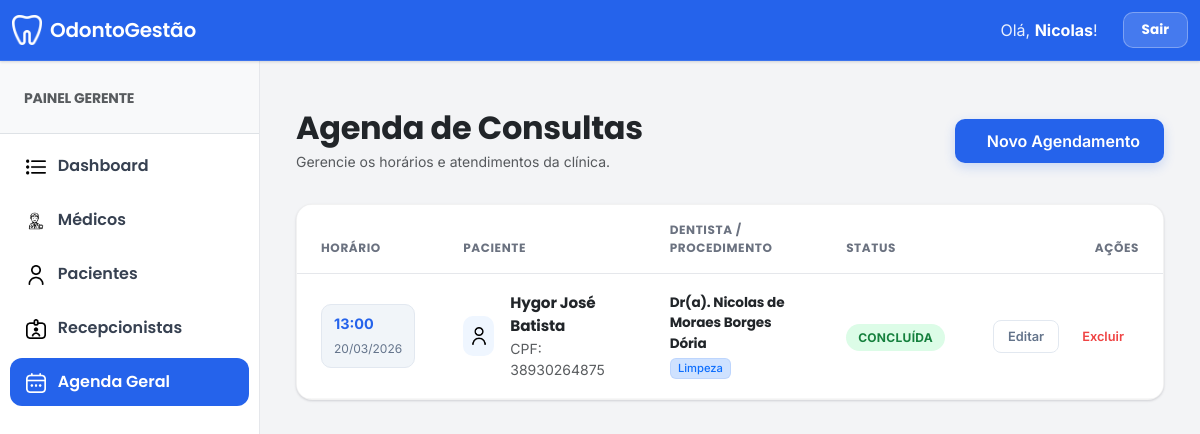
The app's page /manage_consulta/ (signed in), older data.
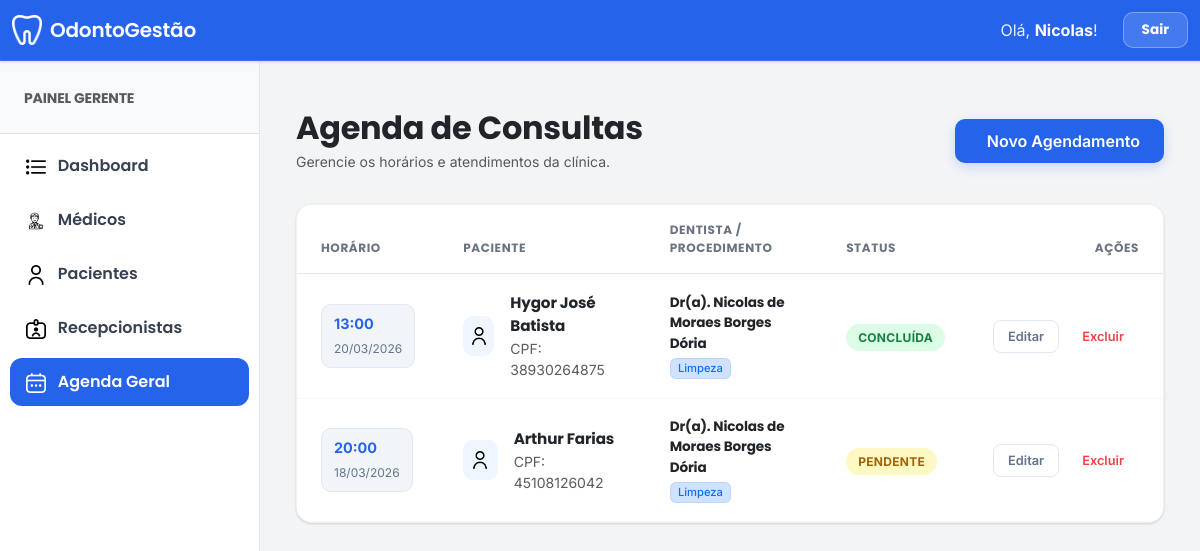
The same page, newer data.
### clinica_app/models.py (models this page shows, shortened)
class Consulta(models.Model):
    paciente_id = models.ForeignKey(Paciente, on_delete=models.CASCADE)
    dentista_id = models.ForeignKey(Dentista, on_delete=models.CASCADE)
    procedimento_id = models.ForeignKey(Procedimento, on_delete=models.CASCADE)
    data_consulta = models.DateTimeField()
    status = models.BooleanField(default=False)

class Paciente(models.Model):
    admin = models.OneToOneField(CustomUser, on_delete=models.CASCADE)
    genero = models.CharField(max_length=50, null=True, blank=True)
    cpf = models.CharField(max_length=14, null=True, blank=True)
    telefone = models.CharField(max_length=20, null=True, blank=True)
    data_nascimento = models.DateField(null=True, blank=True)
    address = models.TextField(null=True, blank=True)
    historico_medico = models.TextField(null=True, blank=True)

class CustomUser(AbstractUser):
    USER_TYPE_CHOICES = (
        ('1', 'Gerente'),
        ('2', 'Dentista'),
        ('3', 'Paciente'),
        ('4', 'Recepcionista'),
    )
    email = models.EmailField(unique=True)
    user_type = models.CharField(default='1', choices=USER_TYPE_CHOICES, max_length=1)
    first_name = models.CharField("Nome completo", max_length=150, blank=True)
    REQUIRED_FIELDS = ['email', 'first_name']

class Dentista(models.Model):
    admin = models.OneToOneField(CustomUser, on_delete=models.CASCADE)
    especialidade = models.CharField(max_length=255, null=True, blank=True)
    cro = models.CharField(max_length=50, null=True, blank=True)
    address = models.TextField(null=True, blank=True)
    cpf = models.CharField(max_length=14, null=True, blank=True)
    telefone = models.CharField(max_length=20, null=True, blank=True)
    data_nascimento = models.DateField(null=True, blank=True)

class Procedimento(models.Model):
    nome = models.CharField(max_length=255)
    valor = models.DecimalField(max_digits=10, decimal_places=2)

### clinica_app/views.py (the view)
# urls.py: path('manage_consulta/', views.manage_consulta, name="manage_consulta"),
@login_required
def manage_consulta(request):
    if str(request.user.user_type) not in ["1", "4"]: return redirect('home')
    return render(request, "gerente_template/manage_consulta_template.html", {"consultas": Consulta.objects.all().order_by('-data_consulta')})

### clinica_app/templates/gerente_template/manage_consulta_template.html (shortened to what this page needs)
{% extends 'base.html' %}
{% load static %}
{% block main_content %}
<div class="container-fluid py-4 page-container">
    <div class="row page-header align-items-center">
        <div class="col-md-6">
            <h2 class="fw-bold text-dark mb-1">Agenda de Consultas</h2>
            <p class="text-muted small mb-0">Gerencie os horários e atendimentos da clínica.</p>
        </div>
        <div class="col-md-6 text-md-end mt-3 mt-md-0">
            <a href="{% url 'add_consulta' %}" class="btn btn-add">
                 Novo Agendamento
            </a>
        </div>
    </div>
    <div class="content-card">
        <div class="table-responsive">
            <table class="table table-custom mb-0">
                <thead>
                    <tr>
                        <th>Horário</th>
                        <th>Paciente</th>
                        <th>Dentista / Procedimento</th>
                        <th>Status</th>
                        <th class="text-end">Ações</th>
                    </tr>
                </thead>
                <tbody>
                    {% for c in consultas %}
                    <tr>
                        <td>
                            <div class="datetime-box">
                                <span class="time-text">{{ c.data_consulta|date:"H:i" }}</span>
                                <span class="date-text">{{ c.data_consulta|date:"d/m/Y" }}</span>
                            </div>
                        </td>
                        <td>
                            <div class="d-flex align-items-center">
                                <div class="patient-avatar me-3">
                                    <img src="{% static 'utilizador.png' %}" alt="Paciente">
                                </div>
                                <div>
                                    <div class="fw-bold text-dark" style="font-size: 0.95rem;">
                                        {{ c.paciente_id.admin.first_name }} {{ c.paciente_id.admin.last_name }}
                                    </div>
                                    <div class="text-muted small">
                                        CPF: {{ c.paciente_id.cpf|default:"---" }}
                                    </div>
                                </div>
                            </div>
                        </td>
                        <td>
                            <div class="text-dark fw-bold" style="font-size: 0.85rem;">
                                Dr(a). {{ c.dentista_id.admin.first_name|default:c.dentista_id.admin.email }}
                            </div>
                            <div class="badge bg-primary-subtle text-primary mt-1 fw-medium" style="font-size: 0.7rem; border: 1px solid rgba(37, 99, 235, 0.1);">
                                {{ c.procedimento_id.nome }}
                            </div>
                        </td>
                        <td>
                            {% if c.status %}
                                <span class="status-pill status-done">Concluída</span>
                            {% else %}
                                <span class="status-pill status-pending">Pendente</span>
                            {% endif %}
                        </td>
                        <td class="text-end">
                            <div class="d-flex justify-content-end gap-2">
                                <a href="{% url 'edit_consulta' c.id %}" class="btn btn-action-edit">
                                    Editar
                                </a>
                                <a href="{% url 'delete_consulta' c.id %}"
                                   class="btn btn-action-delete"
                                   onclick="return confirm('Deseja cancelar este agendamento?')">
                                    Excluir
                                </a>
                            </div>
                        </td>
                    </tr>
                    {% endfor %}
                </tbody>
            </table>
        </div>
    </div>
</div>
{% endblock main_content %}

Row changes from the older to the newer data that the page shows:
added Consulta: data_consulta "20:00", data_consulta "18/03/2026", paciente_id.admin.first_name "Arthur Farias", paciente_id.cpf "45108126042", dentista_id.admin.first_name "Nicolas de Moraes Borges Dória", procedimento_id.nome "Limpeza", status "PENDENTE"
